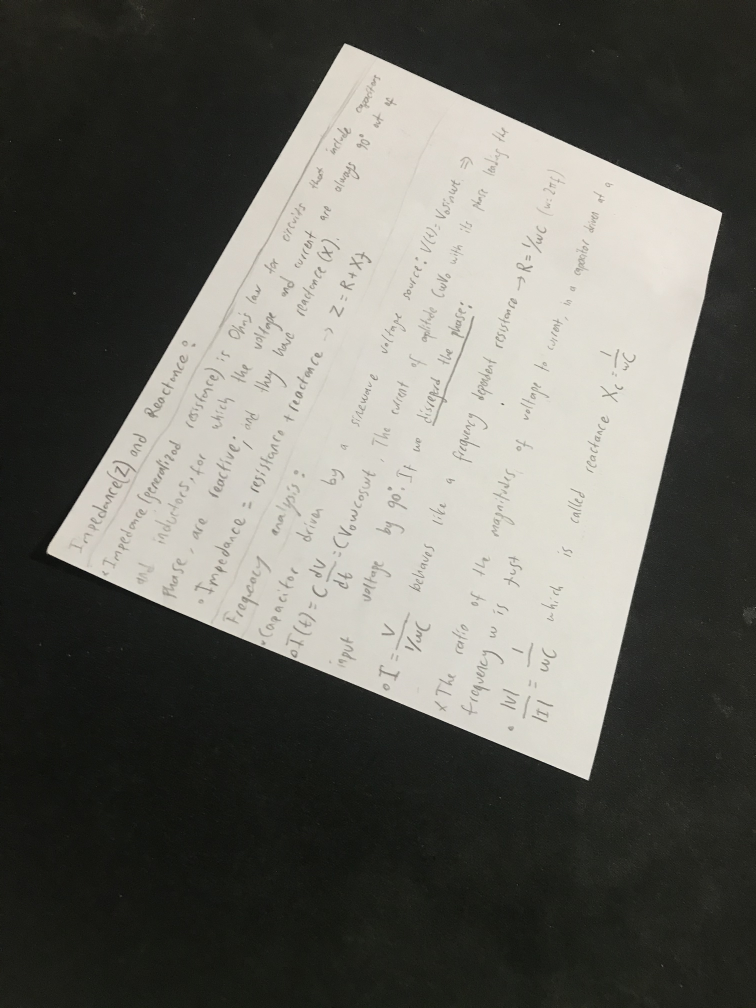
#> input picture images/paper.jpg, 3024 x 4032 px, found by its file name (shown at 1/4 size)
$ python perspective.py
#> lines starting #> are read from the running program, lines starting #| are printed output that depends on the picture
# _____________________________________________________________________________
# perspective.py
# _____________________________________________________________________________
import numpy
import cv2

# -----------------------------------------------------------------------------
# Functions
# -----------------------------------------------------------------------------


def shi_tomasi(im, val):
    maxCorners = max(val, 1)
    # Parameters for Shi-Tomasi algorithm
    qualityLevel = 0.01
    minDistance = 10
    blockSize = 3
    gradientSize = 3
    useHarrisDetector = True
    k = 0.04
    #Process the image before finding points.
    im = cv2.GaussianBlur(im, (3, 3), 0)
    gray = cv2.cvtColor(im, cv2.COLOR_BGR2GRAY)
    # Apply corner detection
    corners = cv2.goodFeaturesToTrack(gray, maxCorners, qualityLevel,
                                      minDistance, None, blockSize=blockSize,
                                      gradientSize=gradientSize,
                                      useHarrisDetector=useHarrisDetector, k=k)
    return corners


def find_perspective_transform(src, dst):
    # Taken from : Computer Vision (CE316 and CE866): Vision in a 3D World, Adrian F. Clark
    n = len(pos)
    if n != 4:
        raise Exception("Wrong number of matches.")
    a = numpy.zeros((8, 8), dtype=numpy.float32)
    b = numpy.zeros((8), dtype=numpy.float32)
    m = numpy.zeros((3, 3), dtype=numpy.float32)
    for i in range(0, 4):
        a[i, 0] = a[i + 4, 3] = src[i, 0]
        a[i, 1] = a[i + 4, 4] = src[i, 1]
        a[i, 2] = a[i + 4, 5] = 1
        a[i, 3] = a[i, 4] = a[i, 5] = a[i + 4, 0] = a[i + 4, 1] = a[i + 4, 2] = 0
        a[i, 6] = -src[i, 0] * dst[i, 0]
        a[i, 7] = -src[i, 1] * dst[i, 0]
        a[i + 4, 6] = -src[i, 0] * dst[i, 1]
        a[i + 4, 7] = -src[i, 1] * dst[i, 1]
        b[i] = dst[i, 0]
        b[i + 4] = dst[i, 1]
    # Solve the set of equations and copy the solution into a transformation
    # matrix, which we return.
    x = numpy.linalg.solve(a, b)
    m[0, 0] = x[0]
    m[1, 0] = x[3]
    m[2, 0] = x[6]
    m[0, 1] = x[1]
    m[1, 1] = x[4]
    m[2, 1] = x[7]
    m[0, 2] = x[2]
    m[1, 2] = x[5]
    m[2, 2] = 1.0
    return m
# -----------------------------------------------------------------------------
# Main program.
# -----------------------------------------------------------------------------

# Size of the output image
n = 595
m = 420

# Define the image containing the region to extract and the boundaries
# of the region.
pos = numpy.zeros((4, 2), dtype=numpy.float32)
fn = "images\\paper.jpg"
im = cv2.imread(fn)
#> im is the input picture: shape (4032, 3024, 3); mean B, G, R 94, 100.3, 100.9
corners = shi_tomasi(im, 4)
#> in shi_tomasi, `corners = cv2.goodFeaturesToTrack(gray, maxCorners, qualityLevel, minD..`: corners = [[2352, 3120], [2887, 851], [1381, 173], [331, 2280]]


corner = []
for c in corners:
    corner.append(c[0])
#> this loop made 4 passes
#> after the loop, corner has the same summary as corners in shi_tomasi
corner = numpy.array(corner)


# Draw a polygon from each corner.
copy = numpy.copy(im)
cv2.polylines(copy, numpy.int32([corner]), False, (0, 255, 0), thickness=10)
copy = cv2.resize(copy, (m, n), interpolation=cv2.INTER_AREA)
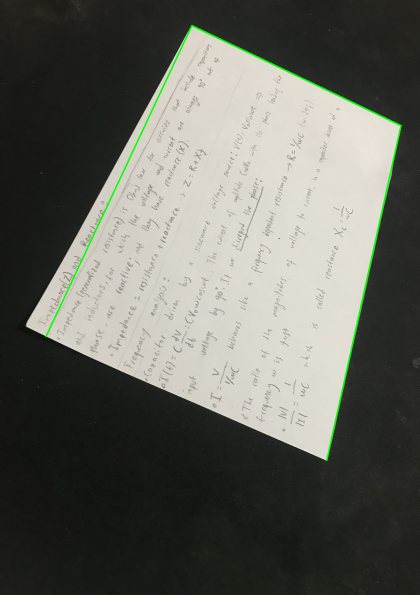
#> copy: shape (595, 420, 3); mean B, G, R 93, 100.7, 99.8
# Sort corners for - x first then y.
x_sort = corner[corner[:, 0].argsort()]
#> x_sort = [[331, 2280], [1381, 173], [2352, 3120], [2887, 851]]
y_sort = corner[corner[:, 1].argsort()]
#> y_sort = [[1381, 173], [2887, 851], [331, 2280], [2352, 3120]]
x_right = x_sort[2:, :]
#> x_right = [[2352, 3120], [2887, 851]]
x_right = x_right[x_right[:, 1].argsort()]
#> x_right = [[2887, 851], [2352, 3120]]
x_left = x_sort[:2, :]
#> x_left = [[331, 2280], [1381, 173]]
x_left = x_left[x_left[:, 1].argsort()]
#> x_left = [[1381, 173], [331, 2280]]

pos[0, :] = x_left[0]  # Upper Left x, Upper Left y
pos[1, :] = x_left[1]  # Lower Left x, Lower Left y
pos[2, :] = x_right[1]  # Lower Right x, Lower Right y
pos[3, :] = x_right[0]  # Upper Right x, Upper Right y


opos = numpy.zeros((4, 2), dtype=numpy.float32)
opos[0, :] = [0, 0]
opos[1, :] = [0, n-1]
opos[2, :] = [m-1, n-1]
opos[3, :] = [m-1, 0]
# Transformation from the match-points.
xform = find_perspective_transform(pos, opos)
# Correct the perspective transform.
warp = cv2.warpPerspective(im, xform, (m, n))
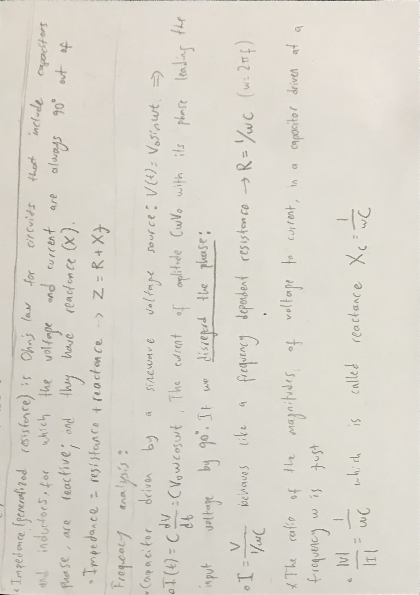
#> warp: shape (595, 420, 3); mean B, G, R 204.1, 213.7, 217.6

cv2.imwrite("images\\rectifiedPaper.jpg", warp)
both = numpy.hstack((copy, warp))   # stack images
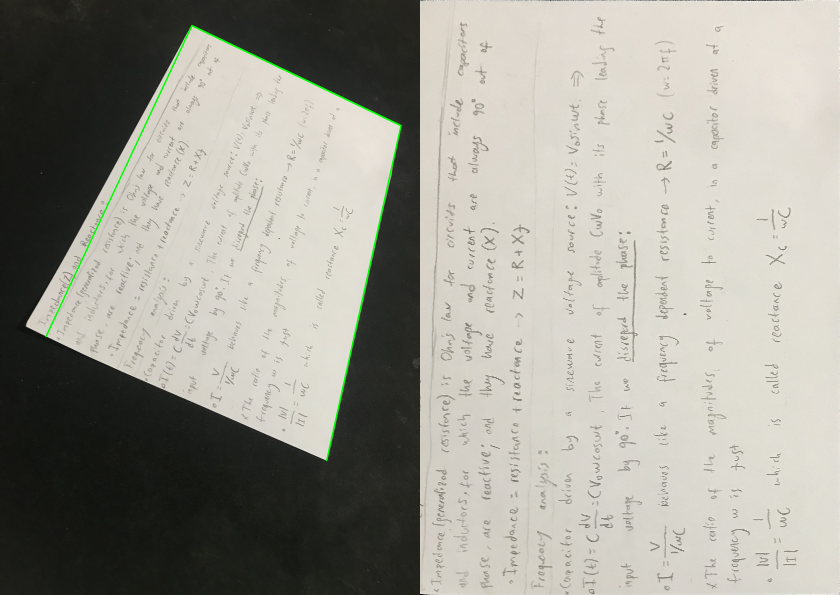
#> both: shape (595, 840, 3); mean B, G, R 148.5, 157.2, 158.7
cv2.imwrite("images\\result.jpg", both)
cv2.waitKey()

# -----------------------------------------------------------------------------
# End of perspective.py
# -----------------------------------------------------------------------------


# _____________________________________________________________________________
# TITLE - perspective.py
# AUTHOR - Ogulcan Ozer.
# C_DATE - 19 Jun 2020
# U_DATE - 06 Aug 2020
# _____________________________________________________________________________
